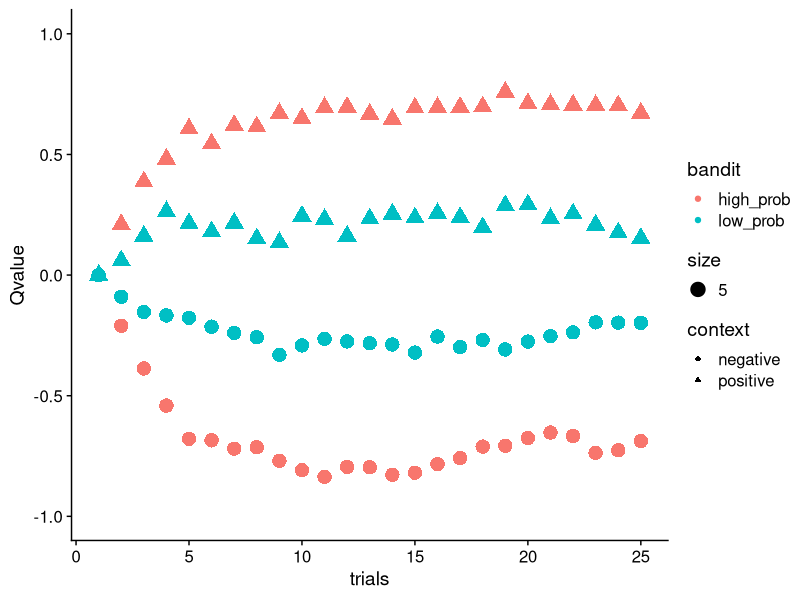
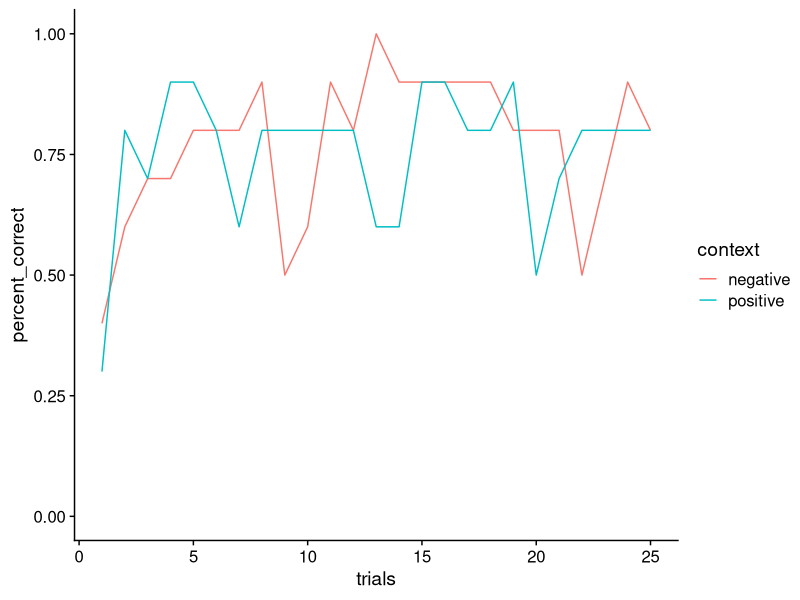

These charts were generated, in order, by the following R code:
#clear screen
rm(list = ls())

#load packages (install if have not already)
library(data.table)
library(ggplot2)
library(cowplot)

session_simulate <- function(context, n_trials, beta, lr_local) {
  
  #inital Q of each bandit
  Q = c(0, 0)
  
  #initalise these - store trial by trial variables
  Q_inital = matrix(as.numeric(NA), n_trials, 2)
  Q_new = matrix(as.numeric(NA), n_trials, 2)
  
  outcome = matrix(as.numeric(NA), n_trials, 2)
  
  dv = matrix(as.numeric(NA), n_trials, 1)
  
  prob_choose_left = matrix(as.numeric(NA), n_trials, 1)
  choose_left = matrix(as.numeric(NA), n_trials, 1)
  correct_choice = matrix(as.numeric(NA), n_trials, 1)
   
for (t in 1:n_trials){
  
    Q_inital[t, 1:2] = Q
    dv[t] = Q_inital[t, 1] - Q_inital[t, 2]
    prob_choose_left[t] = 1 - (1/(1+exp(beta*dv[t])))
    choose_left[t] = as.numeric(runif(1)<=prob_choose_left[t])
    
    outcome[t, 1] = as.numeric(runif(1)<=0.75)
    outcome[t, 2] = as.numeric(runif(1)<=0.25)
  
    if (context=="negative"){
      outcome[t, 1] = -1*outcome[t, 1]
      outcome[t, 2] = -1*outcome[t, 2]
    }
  
    if (choose_left[t]==1 & context=="negative"){
      correct_choice[t] = 0
    } else if (choose_left[t]==0 & context=="positive"){
      correct_choice[t] = 0
    } else {
      correct_choice[t] = 1
    }
  
    #updates
    Q[1] = (1-lr_local)*Q[1] + lr_local*outcome[t, 1]
    Q[2] = (1-lr_local)*Q[2] + lr_local*outcome[t, 2]
    
    #store new (updated) Q value
    Q_new[t, 1:2] = Q
  
}
  
    dat_comp = data.table(Q_inital)
    dat_comp$trials = seq(1, n_trials)
    dat_comp$dv = dv
    dat_comp$outcome_l = outcome[, 1]
    dat_comp$outcome_r = outcome[, 2]
    dat_comp$choose_l = choose_left
    dat_comp$correct_choice = correct_choice
    
    return (dat_comp)
  
}

n_sims = 20

context_options = rep(c("positive", "negative"), n_sims/2)

n_trials = 25
beta = 3
lr_local = 0.3

for (sim in 1:n_sims){
  
    context = context_options[sim]
    dat_comp = session_simulate(context, n_trials, beta, lr_local)
    dat_comp$sim = sim
    dat_comp$context = context
    
    if (sim==1){
      dat_comp_all = dat_comp
    } else {
      dat_comp_all = rbind(dat_comp_all, dat_comp)
    }
}

#setnames(dat_comp_all, "V1", "high_prob")
#setnames(dat_comp_all, "V2", "low_prob")

### plot average Q values over trials
#average
bandit_plot = dat_comp_all[, .(high_prob = mean(V1), low_prob = mean(V2)), by=.(trials, context)]

#convert to long form
bandit_plot = melt(bandit_plot,  id.vars = c('trials', 'context'), variable.name = 'bandit')

"plot"
ggplot(dat = bandit_plot, aes(x=trials, y=value, colour = bandit, shape=context, size=5)) + geom_point() +theme_cowplot()+ylab("Qvalue")+ylim(-1,1)

### plot proportion of correct choices over time
correct_plot = dat_comp_all[, .(percent_correct = sum(correct_choice)/.N), by=.(trials, context)]
ggplot(dat = correct_plot, aes(x=trials, y=percent_correct, colour = context)) + geom_line()+theme_cowplot()+ylim(0,1)


  
  